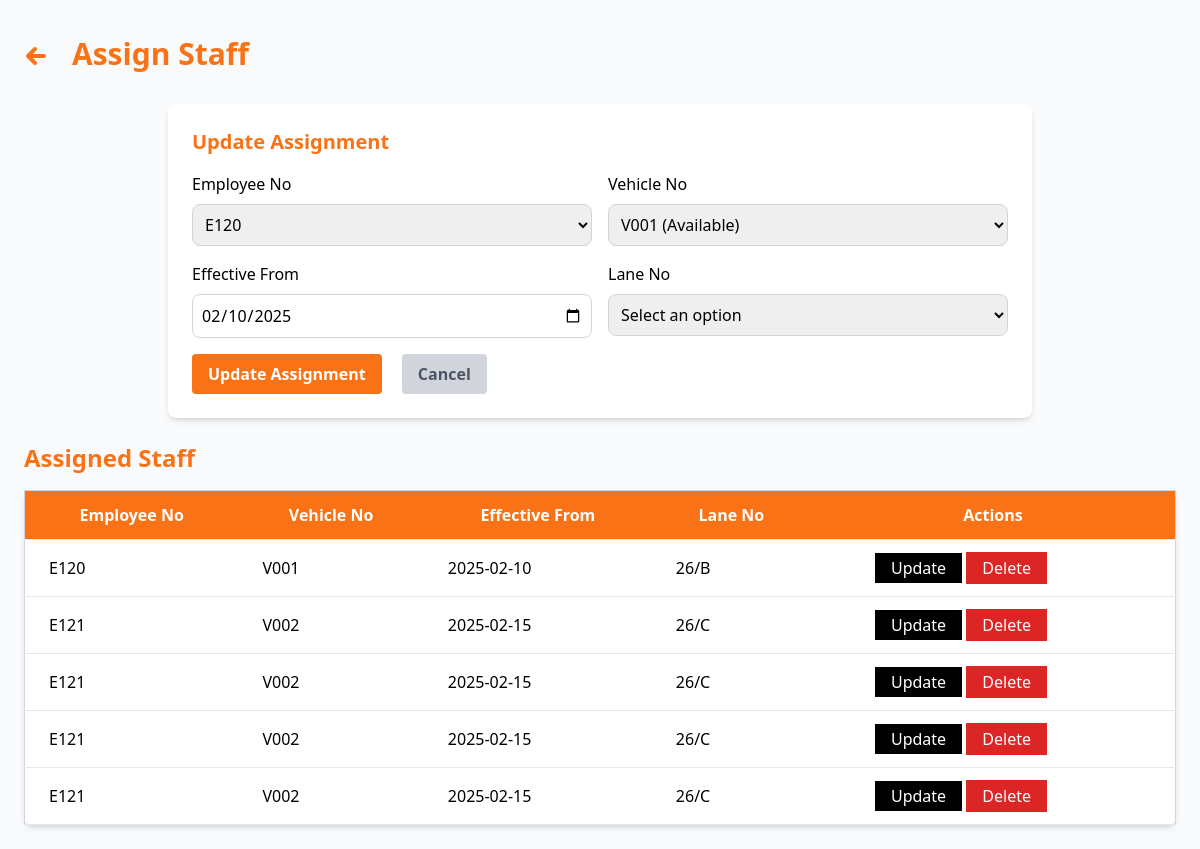
The page /manager/assign_staff.php?id=5 on the database as committed earlier.
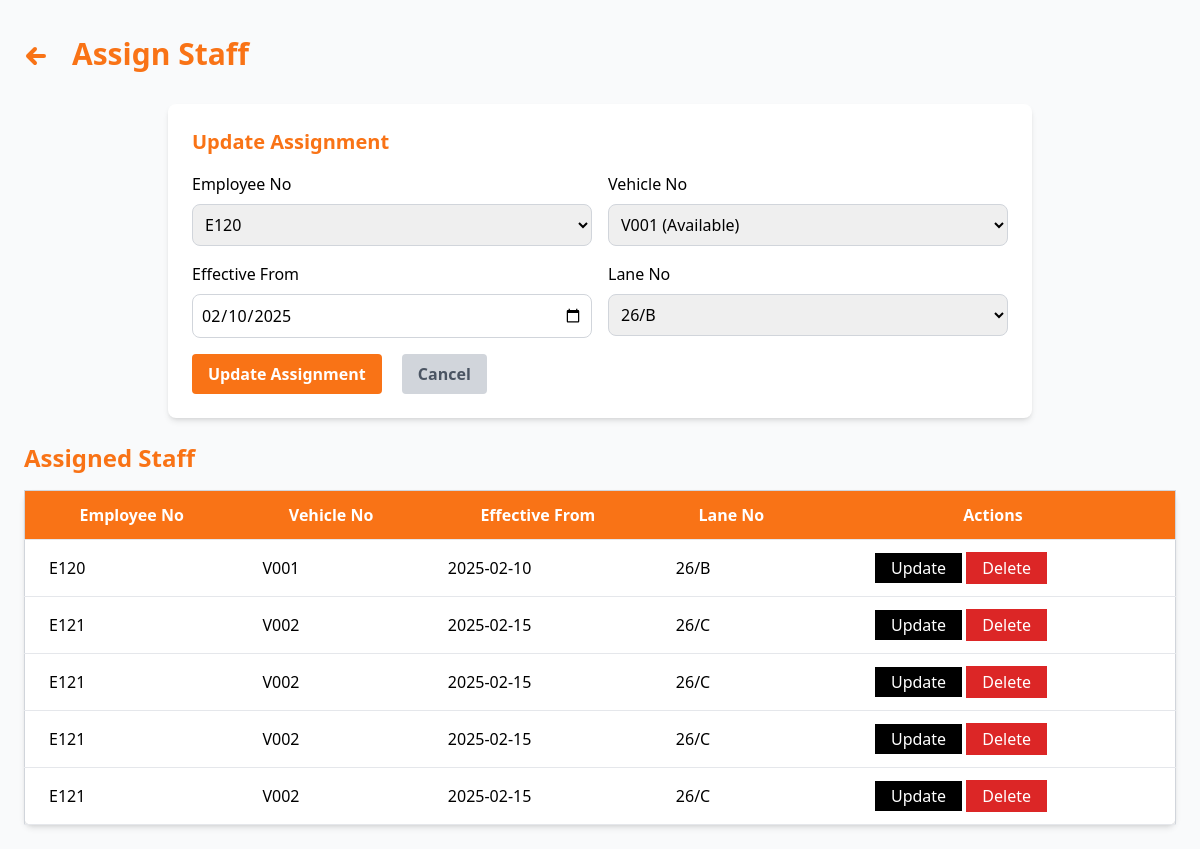
The same page on the database as committed later.
### tables this page shows
CREATE TABLE IF NOT EXISTS `assign_staff` (
  `id` int NOT NULL AUTO_INCREMENT,
  `employee_no` varchar(50) NOT NULL,
  `vehicle_no` varchar(50) NOT NULL,
  `date` date NOT NULL,
  `lane_no` varchar(50) NOT NULL,
  PRIMARY KEY (`id`),
  KEY `employee_no` (`employee_no`),
  KEY `vehicle_no` (`vehicle_no`)
);

CREATE TABLE IF NOT EXISTS `cleaning_staff` (
  `id` int NOT NULL AUTO_INCREMENT,
  `employee_no` varchar(50) NOT NULL,
  `name` varchar(100) NOT NULL,
  `mobile` varchar(15) NOT NULL,
  `type` enum('Collector','Driver') NOT NULL,
  PRIMARY KEY (`id`),
  UNIQUE KEY `employee_no` (`employee_no`)
);

CREATE TABLE IF NOT EXISTS `vehicle` (
  `id` int NOT NULL AUTO_INCREMENT,
  `vehicle_no` varchar(50) NOT NULL,
  `capacity` int NOT NULL,
  `date` date NOT NULL,
  `status` enum('Available','Out of service','In service') NOT NULL,
  PRIMARY KEY (`id`),
  UNIQUE KEY `vehicle_no` (`vehicle_no`)
);

CREATE TABLE IF NOT EXISTS `area` (
  `id` int NOT NULL AUTO_INCREMENT,
  `lane_no` varchar(50) NOT NULL,
  `unit_no` int NOT NULL,
  `description` text NOT NULL,
  `no_of_houses` int NOT NULL,
  PRIMARY KEY (`id`)
);

### manager/assign_staff.php (the view, shortened to what the changed rows need)
<?php
include '../config/database.php';
$sql = "SELECT * FROM assign_staff";
$result = $conn->query($sql);
$sql_employee = "SELECT employee_no FROM cleaning_staff";
$result_employee = $conn->query($sql_employee);
$sql_vehicle = "SELECT vehicle_no, status FROM vehicle WHERE status IN ('In service', 'Available')";
$result_vehicle = $conn->query($sql_vehicle);
$sql_lane = "SELECT lane_no FROM area";
$result_lane = $conn->query($sql_lane);
$assignment = null;
if (isset($_GET['id'])) {
    $id = $_GET['id'];
    $sql_assignment = "SELECT * FROM assign_staff WHERE id = $id";
    $result_assignment = $conn->query($sql_assignment);
    if ($result_assignment->num_rows > 0) {
        $assignment = $result_assignment->fetch_assoc();
    }
}
?>
<!DOCTYPE html>
<html lang="en">
<head>
    <script src="https://cdn.tailwindcss.com"></script>
</head>
<body class="bg-gray-50">
<div class="flex">
    <div class="flex-grow p-6">
        <div class="flex items-center space-x-4 py-3 mb-5">
            <h1 class="text-3xl font-bold text-orange-500">Assign Staff</h1>
        </div>
        <div class="flex items-center justify-center">
            <form action="assign_staff.php" method="POST" class="bg-white p-6 rounded-lg shadow-md mb-6 w-3/4">
                <div class="grid grid-cols-2 gap-4">
                    <div>
                        <label for="employee_no" class="block mb-2">Employee No</label>
                        <select name="employee_no" id="employee_no" required class="w-full p-2 border border-gray-300 rounded-lg">
                            <?php while ($row = $result_employee->fetch_assoc()): ?>
                                <option value="<?php echo $row['employee_no']; ?>" <?php echo ($assignment && $assignment['employee_no'] == $row['employee_no']) ? 'selected' : ''; ?>>
                                    <?php echo $row['employee_no']; ?>
                                </option>
                            <?php endwhile; ?>
                        </select>
                    </div>
                    <div>
                        <label for="vehicle_no" class="block mb-2">Vehicle No</label>
                        <select name="vehicle_no" id="vehicle_no" required class="w-full p-2 border border-gray-300 rounded-lg">
                            <?php while ($row_vehicle = $result_vehicle->fetch_assoc()): ?>
                                <option value="<?php echo $row_vehicle['vehicle_no']; ?>" <?php echo ($assignment && $assignment['vehicle_no'] == $row_vehicle['vehicle_no']) ? 'selected' : ''; ?>>
                                    <?php echo $row_vehicle['vehicle_no'] . ' (' . $row_vehicle['status'] . ')'; ?>
                                </option>
                            <?php endwhile; ?>
                        </select>
                    </div>
                    <div>
                        <label for="date" class="block mb-2">Effective From</label>
                        <input type="date" name="date" id="date" value="<?php echo $assignment ? $assignment['date'] : ''; ?>" required class="w-full p-2 border border-gray-300 rounded-lg">
                    </div>
                    <div>
                        <label for="lane_no" class="block mb-2">Lane No</label>
                        <select name="lane_no" id="lane_no" required class="w-full p-2 border border-gray-300 rounded-lg">
                        <option value="" disabled selected>Select an option</option>
                            <?php while ($row = $result_lane->fetch_assoc()): ?>
                                <option value="<?php echo $row['lane_no']; ?>" <?php echo ($assignment && $assignment['lane_no'] == $row['lane_no']) ? 'selected' : ''; ?>>
                                    <?php echo $row['lane_no']; ?>
                                </option>
                            <?php endwhile; ?>
                        </select>
                    </div>
                </div>
            </form>
        </div>
        <table class="min-w-full bg-white border border-gray-300 rounded-lg shadow-md">
            <thead>
                <tr class="bg-orange-500">
                    <th class="px-6 py-3 border-b text-white">Employee No</th>
                    <th class="px-6 py-3 border-b text-white">Vehicle No</th>
                    <th class="px-6 py-3 border-b text-white">Effective From</th>
                    <th class="px-6 py-3 border-b text-white">Lane No</th>
                    <th class="px-6 py-3 border-b text-white">Actions</th>
                </tr>
            </thead>
            <tbody>
                <?php while ($row = $result->fetch_assoc()): ?>
                <tr>
                    <td class="px-6 py-3 border-b"><?php echo $row['employee_no']; ?></td>
                    <td class="px-6 py-3 border-b"><?php echo $row['vehicle_no']; ?></td>
                    <td class="px-6 py-3 border-b"><?php echo $row['date']; ?></td>
                    <td class="px-6 py-3 border-b"><?php echo $row['lane_no']; ?></td>
                    <td class="px-6 py-3 border-b">
						<a href="assign_staff.php?id=<?php echo $row['id']; ?>" class="bg-black text-white px-4 py-1 ml-10 hover:bg-gray-600">Update</a>
						<form action="assign_staff.php" method="POST" class="inline-block" onsubmit="return confirmDelete()">
						    <button type="submit" name="delete" class="bg-red-600 text-white px-4 py-1 hover:bg-red-500">Delete</button>
						</form>
                    </td>
                </tr>
                <?php endwhile; ?>
            </tbody>
        </table>
    </div>
</div>
</body>
</html>

Rows that differ between the two databases and show on the page:
changed through a linked row, assign_staff "V001 (Available)": lane_no (not shown) → "26/B"
Other text that changed with them:
form field lane_no: "Select an option" → (not shown)
